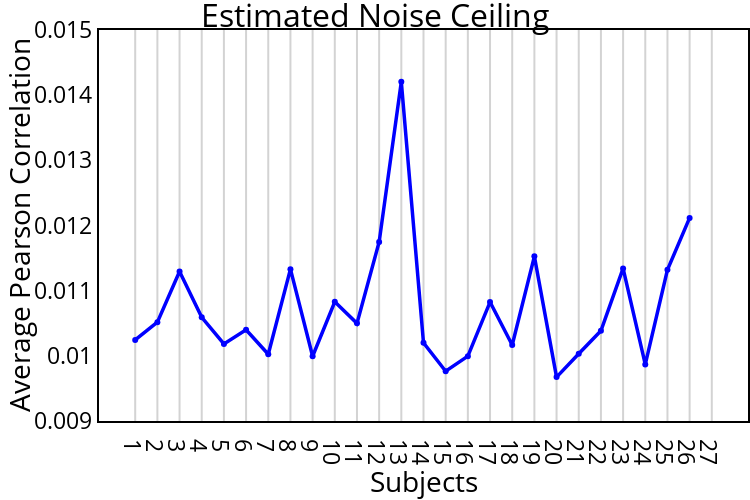

The notebook cell this image was saved under:
### Code cell
import plotly.graph_objects as go
from scipy import stats
import plotly
for i in np.arange(1):
    fig = go.Figure()
    
    fig.add_trace(go.Scatter(x=np.arange(1,28), y=np.array(noise_ceiling_meg_phoneme), name='',
                             line=dict(color='blue', width=3.5),mode='lines+markers', error_y = dict(
                type ='data',
                #array = stats.sem(noise_ceiling_meg, axis=0, ddof=0),
                                 thickness=2,width=3,
                visible = True)
        ))

    # Edit the layout
    fig.update_layout(xaxis_title='Subjects',
                       yaxis_title='Average Pearson Correlation', width=750,height=500, font=dict(
            size=23,
            color='#000000'
        )
    ,title={
            #'text': "Error vs number of objects in the vocabulary",
             'text': 'Estimated Noise Ceiling',
                           'y':0.99,
            'x':0.5,
            'xanchor': 'center',
            'yanchor': 'top'}, plot_bgcolor='rgba(0,0,0,0)', showlegend=False, legend=dict(
        yanchor="top",
        y=1.35,
        xanchor="left",
        x=0.01,
        bgcolor='rgba(0,0,0,0)', orientation="h", 
        font=dict(
                size=23,
            )
    ),
                      margin=go.layout.Margin(
            l=0, #left margin
            r=0, #right margin
            b=0, #bottom margin
            t=30  #top margin
        )

                     )
    #np.max(rois_corr[:,0:7,i])+0.02]
    fig.update_yaxes(range=[0.009,0.015], gridwidth=0.01, showline=True, mirror=True, linewidth=2, linecolor='black', gridcolor='lightgray')
    #fig.update_yaxes(ticksuffix="%")
    fig.update_xaxes( gridwidth=2, showline=True, mirror=True, linewidth=2, linecolor='black', gridcolor='lightgray')
    #fig.update_xaxes(ticklen=23, ticks="outside")
    fig.update_xaxes(tickvals=np.arange(1,28))

    #fig.write_image("csl_finetuned_bert.png")
    plotly.io.write_image(fig, 'Noise_Ceiling_Subjects_Phoneme.pdf', format='pdf')
    #plotly.io.write_image(fig, 'Encoder_Layerwise_Normalized_Predictiviy.jpg', format='jpg')
    #plotly.image.save_as(fig, 'Encoder_Models.png')
    fig.show()
    #break

### Figure 1 — Plotly figure (JSON) as saved in the notebook; plotly's stock layout.template omitted (floating-point values rounded to 4 significant figures)
{"data": [{"error_y": {"thickness": 2, "type": "data", "visible": true, "width": 3}, "line": {"color": "blue", "width": 3.5}, "mode": "lines+markers", "name": "", "type": "scatter", "x": [1, 2, 3, 4, 5, 6, 7, 8, 9, 10, 11, 12, 13, 14, 15, 16, 17, 18, 19, 20, 21, 22, 23, 24, 25, 26, 27], "y": [0.01024, 0.01052, 0.01129, 0.01059, 0.01018, 0.0104, 0.01002, 0.01133, 0.009993, 0.01083, 0.0105, 0.01175, 0.01421, 0.0102, 0.009764, 0.009994, 0.01083, 0.01017, 0.01153, 0.009673, 0.01003, 0.01039, 0.01134, 0.009868, 0.01132, 0.01212, null]}], "layout": {"font": {"color": "#000000", "size": 23}, "height": 500, "legend": {"bgcolor": "rgba(0,0,0,0)", "font": {"size": 23}, "orientation": "h", "x": 0.01, "xanchor": "left", "y": 1.35, "yanchor": "top"}, "margin": {"b": 0, "l": 0, "r": 0, "t": 30}, "plot_bgcolor": "rgba(0,0,0,0)", "showlegend": false, "title": {"text": "Estimated Noise Ceiling", "x": 0.5, "xanchor": "center", "y": 0.99, "yanchor": "top"}, "width": 750, "xaxis": {"gridcolor": "lightgray", "gridwidth": 2, "linecolor": "black", "linewidth": 2, "mirror": true, "showline": true, "tickvals": [1, 2, 3, 4, 5, 6, 7, 8, 9, 10, 11, 12, 13, 14, 15, 16, 17, 18, 19, 20, 21, 22, 23, 24, 25, 26, 27], "title": {"text": "Subjects"}}, "yaxis": {"gridcolor": "lightgray", "gridwidth": 0.01, "linecolor": "black", "linewidth": 2, "mirror": true, "range": [0.009, 0.015], "showline": true, "title": {"text": "Average Pearson Correlation"}}}}
